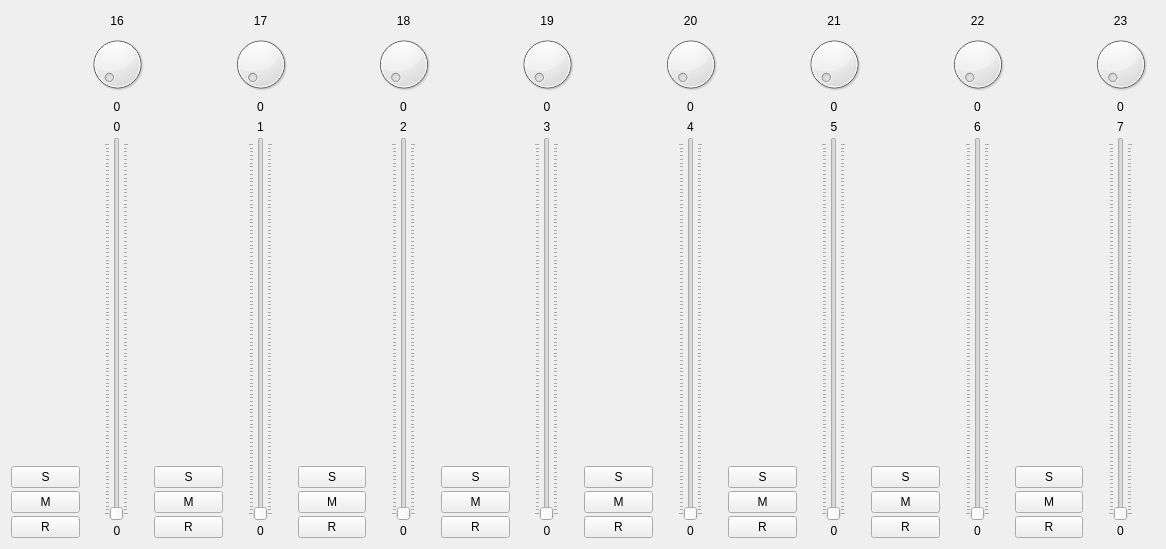
<?xml version="1.0" encoding="UTF-8"?>
<ui version="4.0">
 <class>Form</class>
 <widget class="QWidget" name="Form">
  <property name="enabled">
   <bool>true</bool>
  </property>
  <property name="geometry">
   <rect>
    <x>0</x>
    <y>0</y>
    <width>1166</width>
    <height>549</height>
   </rect>
  </property>
  <property name="windowTitle">
   <string>Form</string>
  </property>
  <layout class="QGridLayout" name="gridLayout">
   <item row="0" column="0">
    <layout class="QVBoxLayout" name="verticalLayout_25" stretch="0">
     <property name="sizeConstraint">
      <enum>QLayout::SetDefaultConstraint</enum>
     </property>
     <item>
      <layout class="QHBoxLayout" name="horizontalLayout" stretch="0,0,0,0,0,0,0,0,0,0,0,0,0,0,0,0">
       <property name="spacing">
        <number>3</number>
       </property>
       <property name="sizeConstraint">
        <enum>QLayout::SetNoConstraint</enum>
       </property>
       <item>
        <layout class="QVBoxLayout" name="verticalLayout_10">
         <item>
          <spacer name="verticalSpacer_4">
           <property name="orientation">
            <enum>Qt::Vertical</enum>
           </property>
           <property name="sizeType">
            <enum>QSizePolicy::Expanding</enum>
           </property>
           <property name="sizeHint" stdset="0">
            <size>
             <width>20</width>
             <height>40</height>
            </size>
           </property>
          </spacer>
         </item>
         <item>
          <widget class="QPushButton" name="S_Button_0">
           <property name="sizePolicy">
            <sizepolicy hsizetype="MinimumExpanding" vsizetype="Fixed">
             <horstretch>0</horstretch>
             <verstretch>0</verstretch>
            </sizepolicy>
           </property>
           <property name="minimumSize">
            <size>
             <width>2</width>
             <height>0</height>
            </size>
           </property>
           <property name="text">
            <string>S</string>
           </property>
           <property name="checkable">
            <bool>true</bool>
           </property>
          </widget>
         </item>
         <item>
          <widget class="QPushButton" name="M_Button_0">
           <property name="sizePolicy">
            <sizepolicy hsizetype="MinimumExpanding" vsizetype="Fixed">
             <horstretch>0</horstretch>
             <verstretch>0</verstretch>
            </sizepolicy>
           </property>
           <property name="minimumSize">
            <size>
             <width>2</width>
             <height>0</height>
            </size>
           </property>
           <property name="text">
            <string>M</string>
           </property>
           <property name="checkable">
            <bool>true</bool>
           </property>
          </widget>
         </item>
         <item>
          <widget class="QPushButton" name="R_Button_0">
           <property name="sizePolicy">
            <sizepolicy hsizetype="MinimumExpanding" vsizetype="Fixed">
             <horstretch>0</horstretch>
             <verstretch>0</verstretch>
            </sizepolicy>
           </property>
           <property name="minimumSize">
            <size>
             <width>2</width>
             <height>0</height>
            </size>
           </property>
           <property name="text">
            <string>R</string>
           </property>
           <property name="checkable">
            <bool>true</bool>
           </property>
          </widget>
         </item>
        </layout>
       </item>
       <item>
        <layout class="QVBoxLayout" name="verticalLayout_15">
         <item>
          <widget class="QLabel" name="namelbl_16">
           <property name="sizePolicy">
            <sizepolicy hsizetype="Preferred" vsizetype="Fixed">
             <horstretch>0</horstretch>
             <verstretch>0</verstretch>
            </sizepolicy>
           </property>
           <property name="minimumSize">
            <size>
             <width>0</width>
             <height>20</height>
            </size>
           </property>
           <property name="text">
            <string>16</string>
           </property>
           <property name="alignment">
            <set>Qt::AlignCenter</set>
           </property>
          </widget>
         </item>
         <item>
          <widget class="QDial" name="dial_16">
           <property name="sizePolicy">
            <sizepolicy hsizetype="MinimumExpanding" vsizetype="Maximum">
             <horstretch>0</horstretch>
             <verstretch>60</verstretch>
            </sizepolicy>
           </property>
           <property name="minimumSize">
            <size>
             <width>40</width>
             <height>40</height>
            </size>
           </property>
           <property name="maximumSize">
            <size>
             <width>80</width>
             <height>60</height>
            </size>
           </property>
          </widget>
         </item>
         <item>
          <widget class="QLabel" name="valuelbl_16">
           <property name="sizePolicy">
            <sizepolicy hsizetype="MinimumExpanding" vsizetype="Fixed">
             <horstretch>0</horstretch>
             <verstretch>0</verstretch>
            </sizepolicy>
           </property>
           <property name="minimumSize">
            <size>
             <width>40</width>
             <height>20</height>
            </size>
           </property>
           <property name="text">
            <string>0</string>
           </property>
           <property name="alignment">
            <set>Qt::AlignCenter</set>
           </property>
          </widget>
         </item>
         <item>
          <layout class="QVBoxLayout" name="verticalLayout_16">
           <item>
            <widget class="QLabel" name="namelbl_0">
             <property name="text">
              <string>0</string>
             </property>
             <property name="alignment">
              <set>Qt::AlignCenter</set>
             </property>
            </widget>
           </item>
           <item>
            <layout class="QHBoxLayout" name="horizontalLayout_8">
             <item>
              <widget class="QSlider" name="slider_0">
               <property name="orientation">
                <enum>Qt::Vertical</enum>
               </property>
               <property name="tickPosition">
                <enum>QSlider::TicksBothSides</enum>
               </property>
              </widget>
             </item>
            </layout>
           </item>
           <item>
            <widget class="QLabel" name="valuelbl_0">
             <property name="text">
              <string>0</string>
             </property>
             <property name="alignment">
              <set>Qt::AlignCenter</set>
             </property>
            </widget>
           </item>
          </layout>
         </item>
        </layout>
       </item>
       <item>
        <layout class="QVBoxLayout" name="verticalLayout_10">
         <item>
          <spacer name="verticalSpacer_4">
           <property name="orientation">
            <enum>Qt::Vertical</enum>
           </property>
           <property name="sizeType">
            <enum>QSizePolicy::Expanding</enum>
           </property>
           <property name="sizeHint" stdset="0">
            <size>
             <width>20</width>
             <height>40</height>
            </size>
           </property>
          </spacer>
         </item>
         <item>
          <widget class="QPushButton" name="S_Button_1">
           <property name="sizePolicy">
            <sizepolicy hsizetype="MinimumExpanding" vsizetype="Fixed">
             <horstretch>0</horstretch>
             <verstretch>0</verstretch>
            </sizepolicy>
           </property>
           <property name="minimumSize">
            <size>
             <width>2</width>
             <height>0</height>
            </size>
           </property>
           <property name="text">
            <string>S</string>
           </property>
           <property name="checkable">
            <bool>true</bool>
           </property>
          </widget>
         </item>
                  <item>
          <widget class="QPushButton" name="M_Button_1">
           <property name="sizePolicy">
            <sizepolicy hsizetype="MinimumExpanding" vsizetype="Fixed">
             <horstretch>0</horstretch>
             <verstretch>0</verstretch>
            </sizepolicy>
           </property>
           <property name="minimumSize">
            <size>
             <width>2</width>
             <height>0</height>
            </size>
           </property>
           <property name="text">
            <string>M</string>
           </property>
           <property name="checkable">
            <bool>true</bool>
           </property>
          </widget>
         </item>
         <item>
          <widget class="QPushButton" name="R_Button_1">
           <property name="sizePolicy">
            <sizepolicy hsizetype="MinimumExpanding" vsizetype="Fixed">
             <horstretch>0</horstretch>
             <verstretch>0</verstretch>
            </sizepolicy>
           </property>
           <property name="minimumSize">
            <size>
             <width>2</width>
             <height>0</height>
            </size>
           </property>
           <property name="text">
            <string>R</string>
           </property>
           <property name="checkable">
            <bool>true</bool>
           </property>
          </widget>
         </item>
        </layout>
       </item>
       <item>
        <layout class="QVBoxLayout" name="verticalLayout_0">
         <item>
          <widget class="QLabel" name="namelbl_17">
           <property name="sizePolicy">
            <sizepolicy hsizetype="Preferred" vsizetype="Fixed">
             <horstretch>0</horstretch>
             <verstretch>0</verstretch>
            </sizepolicy>
           </property>
           <property name="minimumSize">
            <size>
             <width>0</width>
             <height>20</height>
            </size>
           </property>
           <property name="text">
            <string>17</string>
           </property>
           <property name="alignment">
            <set>Qt::AlignCenter</set>
           </property>
          </widget>
         </item>
         <item>
          <widget class="QDial" name="dial_17">
           <property name="sizePolicy">
            <sizepolicy hsizetype="MinimumExpanding" vsizetype="Maximum">
             <horstretch>0</horstretch>
             <verstretch>60</verstretch>
            </sizepolicy>
           </property>
           <property name="minimumSize">
            <size>
             <width>40</width>
             <height>40</height>
            </size>
           </property>
           <property name="maximumSize">
            <size>
             <width>80</width>
             <height>60</height>
            </size>
           </property>
          </widget>
         </item>
         <item>
          <widget class="QLabel" name="valuelbl_17">
           <property name="sizePolicy">
            <sizepolicy hsizetype="MinimumExpanding" vsizetype="Fixed">
             <horstretch>0</horstretch>
             <verstretch>0</verstretch>
            </sizepolicy>
           </property>
           <property name="minimumSize">
            <size>
             <width>40</width>
             <height>20</height>
            </size>
           </property>
           <property name="text">
            <string>0</string>
           </property>
           <property name="alignment">
            <set>Qt::AlignCenter</set>
           </property>
          </widget>
         </item>
         <item>
          <layout class="QVBoxLayout" name="verticalLayout_16">
           <item>
            <widget class="QLabel" name="namelbl_1">
             <property name="text">
              <string>1</string>
             </property>
             <property name="alignment">
              <set>Qt::AlignCenter</set>
             </property>
            </widget>
           </item>
           <item>
            <layout class="QHBoxLayout" name="horizontalLayout_8">
             <item>
              <widget class="QSlider" name="slider_1">
               <property name="orientation">
                <enum>Qt::Vertical</enum>
               </property>
               <property name="tickPosition">
                <enum>QSlider::TicksBothSides</enum>
               </property>
              </widget>
             </item>
            </layout>
           </item>
           <item>
            <widget class="QLabel" name="valuelbl_1">
             <property name="text">
              <string>0</string>
             </property>
             <property name="alignment">
              <set>Qt::AlignCenter</set>
             </property>
            </widget>
           </item>
          </layout>
         </item>
        </layout>
       </item>
       <item>
        <layout class="QVBoxLayout" name="verticalLayout_10">
         <item>
          <spacer name="verticalSpacer_4">
           <property name="orientation">
            <enum>Qt::Vertical</enum>
           </property>
           <property name="sizeType">
            <enum>QSizePolicy::Expanding</enum>
           </property>
           <property name="sizeHint" stdset="0">
            <size>
             <width>20</width>
             <height>40</height>
            </size>
           </property>
          </spacer>
         </item>
         <item>
          <widget class="QPushButton" name="S_Button_2">
           <property name="sizePolicy">
            <sizepolicy hsizetype="MinimumExpanding" vsizetype="Fixed">
             <horstretch>0</horstretch>
             <verstretch>0</verstretch>
            </sizepolicy>
           </property>
           <property name="minimumSize">
            <size>
             <width>2</width>
             <height>0</height>
            </size>
           </property>
           <property name="text">
            <string>S</string>
           </property>
           <property name="checkable">
            <bool>true</bool>
           </property>
          </widget>
         </item>
                  <item>
          <widget class="QPushButton" name="M_Button_2">
           <property name="sizePolicy">
            <sizepolicy hsizetype="MinimumExpanding" vsizetype="Fixed">
             <horstretch>0</horstretch>
             <verstretch>0</verstretch>
            </sizepolicy>
           </property>
           <property name="minimumSize">
            <size>
             <width>2</width>
             <height>0</height>
            </size>
           </property>
           <property name="text">
            <string>M</string>
           </property>
           <property name="checkable">
            <bool>true</bool>
           </property>
          </widget>
         </item>
         <item>
          <widget class="QPushButton" name="R_Button_2">
           <property name="sizePolicy">
            <sizepolicy hsizetype="MinimumExpanding" vsizetype="Fixed">
             <horstretch>0</horstretch>
             <verstretch>0</verstretch>
            </sizepolicy>
           </property>
           <property name="minimumSize">
            <size>
             <width>2</width>
             <height>0</height>
            </size>
           </property>
           <property name="text">
            <string>R</string>
           </property>
           <property name="checkable">
            <bool>true</bool>
           </property>
          </widget>
         </item>
        </layout>
       </item>
       <item>
        <layout class="QVBoxLayout" name="verticalLayout_01">
         <item>
          <widget class="QLabel" name="namelbl_18">
           <property name="sizePolicy">
            <sizepolicy hsizetype="Preferred" vsizetype="Fixed">
             <horstretch>0</horstretch>
             <verstretch>0</verstretch>
            </sizepolicy>
           </property>
           <property name="minimumSize">
            <size>
             <width>0</width>
             <height>20</height>
            </size>
           </property>
           <property name="text">
            <string>18</string>
           </property>
           <property name="alignment">
            <set>Qt::AlignCenter</set>
           </property>
          </widget>
         </item>
         <item>
          <widget class="QDial" name="dial_18">
           <property name="sizePolicy">
            <sizepolicy hsizetype="MinimumExpanding" vsizetype="Maximum">
             <horstretch>0</horstretch>
             <verstretch>60</verstretch>
            </sizepolicy>
           </property>
           <property name="minimumSize">
            <size>
             <width>40</width>
             <height>40</height>
            </size>
           </property>
           <property name="maximumSize">
            <size>
             <width>80</width>
             <height>60</height>
            </size>
           </property>
          </widget>
         </item>
         <item>
          <widget class="QLabel" name="valuelbl_18">
           <property name="sizePolicy">
            <sizepolicy hsizetype="MinimumExpanding" vsizetype="Fixed">
             <horstretch>0</horstretch>
             <verstretch>0</verstretch>
            </sizepolicy>
           </property>
           <property name="minimumSize">
            <size>
             <width>40</width>
             <height>20</height>
            </size>
           </property>
           <property name="text">
            <string>0</string>
           </property>
           <property name="alignment">
            <set>Qt::AlignCenter</set>
           </property>
          </widget>
         </item>
         <item>
          <layout class="QVBoxLayout" name="verticalLayout_16">
           <item>
            <widget class="QLabel" name="namelbl_2">
             <property name="text">
              <string>2</string>
             </property>
             <property name="alignment">
              <set>Qt::AlignCenter</set>
             </property>
            </widget>
           </item>
           <item>
            <layout class="QHBoxLayout" name="horizontalLayout_8">
             <item>
              <widget class="QSlider" name="slider_2">
               <property name="orientation">
                <enum>Qt::Vertical</enum>
               </property>
               <property name="tickPosition">
                <enum>QSlider::TicksBothSides</enum>
               </property>
              </widget>
             </item>
            </layout>
           </item>
           <item>
            <widget class="QLabel" name="valuelbl_2">
             <property name="text">
              <string>0</string>
             </property>
             <property name="alignment">
              <set>Qt::AlignCenter</set>
             </property>
            </widget>
           </item>
          </layout>
         </item>
        </layout>
       </item>
       <item>
        <layout class="QVBoxLayout" name="verticalLayout_10">
         <item>
          <spacer name="verticalSpacer_4">
           <property name="orientation">
            <enum>Qt::Vertical</enum>
           </property>
           <property name="sizeType">
            <enum>QSizePolicy::Expanding</enum>
           </property>
           <property name="sizeHint" stdset="0">
            <size>
             <width>20</width>
             <height>40</height>
            </size>
           </property>
          </spacer>
         </item>
         <item>
          <widget class="QPushButton" name="S_Button_3">
           <property name="sizePolicy">
            <sizepolicy hsizetype="MinimumExpanding" vsizetype="Fixed">
             <horstretch>0</horstretch>
             <verstretch>0</verstretch>
            </sizepolicy>
           </property>
           <property name="minimumSize">
            <size>
             <width>2</width>
             <height>0</height>
            </size>
           </property>
           <property name="text">
            <string>S</string>
           </property>
           <property name="checkable">
            <bool>true</bool>
           </property>
          </widget>
         </item>
                  <item>
          <widget class="QPushButton" name="M_Button_3">
           <property name="sizePolicy">
            <sizepolicy hsizetype="MinimumExpanding" vsizetype="Fixed">
             <horstretch>0</horstretch>
             <verstretch>0</verstretch>
            </sizepolicy>
           </property>
           <property name="minimumSize">
            <size>
             <width>2</width>
             <height>0</height>
            </size>
           </property>
           <property name="text">
            <string>M</string>
           </property>
           <property name="checkable">
            <bool>true</bool>
           </property>
          </widget>
         </item>

         <item>
          <widget class="QPushButton" name="R_Button_3">
           <property name="sizePolicy">
            <sizepolicy hsizetype="MinimumExpanding" vsizetype="Fixed">
             <horstretch>0</horstretch>
             <verstretch>0</verstretch>
            </sizepolicy>
           </property>
           <property name="minimumSize">
            <size>
             <width>2</width>
             <height>0</height>
            </size>
           </property>
           <property name="text">
            <string>R</string>
           </property>
           <property name="checkable">
            <bool>true</bool>
           </property>
          </widget>
         </item>
        </layout>
       </item>
       <item>
        <layout class="QVBoxLayout" name="verticalLayout_15">
         <item>
          <widget class="QLabel" name="namelbl_19">
           <property name="sizePolicy">
            <sizepolicy hsizetype="Preferred" vsizetype="Fixed">
             <horstretch>0</horstretch>
             <verstretch>0</verstretch>
            </sizepolicy>
           </property>
           <property name="minimumSize">
            <size>
             <width>0</width>
             <height>20</height>
            </size>
           </property>
           <property name="text">
            <string>19</string>
           </property>
           <property name="alignment">
            <set>Qt::AlignCenter</set>
           </property>
          </widget>
         </item>
         <item>
          <widget class="QDial" name="dial_19">
           <property name="sizePolicy">
            <sizepolicy hsizetype="MinimumExpanding" vsizetype="Maximum">
             <horstretch>0</horstretch>
             <verstretch>60</verstretch>
            </sizepolicy>
           </property>
           <property name="minimumSize">
            <size>
             <width>40</width>
             <height>40</height>
            </size>
           </property>
           <property name="maximumSize">
            <size>
             <width>80</width>
             <height>60</height>
            </size>
           </property>
          </widget>
         </item>
         <item>
          <widget class="QLabel" name="valuelbl_19">
           <property name="sizePolicy">
            <sizepolicy hsizetype="MinimumExpanding" vsizetype="Fixed">
             <horstretch>0</horstretch>
             <verstretch>0</verstretch>
            </sizepolicy>
           </property>
           <property name="minimumSize">
            <size>
             <width>40</width>
             <height>20</height>
            </size>
           </property>
           <property name="text">
            <string>0</string>
           </property>
           <property name="alignment">
            <set>Qt::AlignCenter</set>
           </property>
          </widget>
         </item>
         <item>
          <layout class="QVBoxLayout" name="verticalLayout_16">
           <item>
            <widget class="QLabel" name="namelbl_3">
             <property name="text">
              <string>3</string>
             </property>
             <property name="alignment">
              <set>Qt::AlignCenter</set>
             </property>
            </widget>
           </item>
           <item>
            <layout class="QHBoxLayout" name="horizontalLayout_8">
             <item>
              <widget class="QSlider" name="slider_3">
               <property name="orientation">
                <enum>Qt::Vertical</enum>
               </property>
               <property name="tickPosition">
                <enum>QSlider::TicksBothSides</enum>
               </property>
              </widget>
             </item>
            </layout>
           </item>
           <item>
            <widget class="QLabel" name="valuelbl_3">
             <property name="text">
              <string>0</string>
             </property>
             <property name="alignment">
              <set>Qt::AlignCenter</set>
             </property>
            </widget>
           </item>
          </layout>
         </item>
        </layout>
       </item>
       <item>
        <layout class="QVBoxLayout" name="verticalLayout_10">
         <item>
          <spacer name="verticalSpacer_4">
           <property name="orientation">
            <enum>Qt::Vertical</enum>
           </property>
           <property name="sizeType">
            <enum>QSizePolicy::Expanding</enum>
           </property>
           <property name="sizeHint" stdset="0">
            <size>
             <width>20</width>
             <height>40</height>
            </size>
           </property>
          </spacer>
         </item>

         <item>
          <widget class="QPushButton" name="S_Button_4">
           <property name="sizePolicy">
            <sizepolicy hsizetype="MinimumExpanding" vsizetype="Fixed">
             <horstretch>0</horstretch>
             <verstretch>0</verstretch>
            </sizepolicy>
           </property>
           <property name="minimumSize">
            <size>
             <width>2</width>
             <height>0</height>
            </size>
           </property>
           <property name="text">
            <string>S</string>
           </property>
           <property name="checkable">
            <bool>true</bool>
           </property>
          </widget>
         </item>
         <item>
          <widget class="QPushButton" name="M_Button_4">
           <property name="sizePolicy">
            <sizepolicy hsizetype="MinimumExpanding" vsizetype="Fixed">
             <horstretch>0</horstretch>
             <verstretch>0</verstretch>
            </sizepolicy>
           </property>
           <property name="minimumSize">
            <size>
             <width>2</width>
             <height>0</height>
            </size>
           </property>
           <property name="text">
            <string>M</string>
           </property>
           <property name="checkable">
            <bool>true</bool>
           </property>
          </widget>
         </item>
         <item>
          <widget class="QPushButton" name="R_Button_4">
           <property name="sizePolicy">
            <sizepolicy hsizetype="MinimumExpanding" vsizetype="Fixed">
             <horstretch>0</horstretch>
             <verstretch>0</verstretch>
            </sizepolicy>
           </property>
           <property name="minimumSize">
            <size>
             <width>2</width>
             <height>0</height>
            </size>
           </property>
           <property name="text">
            <string>R</string>
           </property>
           <property name="checkable">
            <bool>true</bool>
           </property>
          </widget>
         </item>
        </layout>
       </item>
       <item>
        <layout class="QVBoxLayout" name="verticalLayout_15">
         <item>
          <widget class="QLabel" name="namelbl_20">
           <property name="sizePolicy">
            <sizepolicy hsizetype="Preferred" vsizetype="Fixed">
             <horstretch>0</horstretch>
             <verstretch>0</verstretch>
            </sizepolicy>
           </property>
           <property name="minimumSize">
            <size>
             <width>0</width>
             <height>20</height>
            </size>
           </property>
           <property name="text">
            <string>20</string>
           </property>
           <property name="alignment">
            <set>Qt::AlignCenter</set>
           </property>
          </widget>
         </item>
         <item>
          <widget class="QDial" name="dial_20">
           <property name="sizePolicy">
            <sizepolicy hsizetype="MinimumExpanding" vsizetype="Maximum">
             <horstretch>0</horstretch>
             <verstretch>60</verstretch>
            </sizepolicy>
           </property>
           <property name="minimumSize">
            <size>
             <width>40</width>
             <height>40</height>
            </size>
           </property>
           <property name="maximumSize">
            <size>
             <width>80</width>
             <height>60</height>
            </size>
           </property>
          </widget>
         </item>
         <item>
          <widget class="QLabel" name="valuelbl_20">
           <property name="sizePolicy">
            <sizepolicy hsizetype="MinimumExpanding" vsizetype="Fixed">
             <horstretch>0</horstretch>
             <verstretch>0</verstretch>
            </sizepolicy>
           </property>
           <property name="minimumSize">
            <size>
             <width>40</width>
             <height>20</height>
            </size>
           </property>
           <property name="text">
            <string>0</string>
           </property>
           <property name="alignment">
            <set>Qt::AlignCenter</set>
           </property>
          </widget>
         </item>
         <item>
          <layout class="QVBoxLayout" name="verticalLayout_16">
           <item>
            <widget class="QLabel" name="namelbl_4">
             <property name="text">
              <string>4</string>
             </property>
             <property name="alignment">
              <set>Qt::AlignCenter</set>
             </property>
            </widget>
           </item>
           <item>
            <layout class="QHBoxLayout" name="horizontalLayout_8">
             <item>
              <widget class="QSlider" name="slider_4">
               <property name="orientation">
                <enum>Qt::Vertical</enum>
               </property>
               <property name="tickPosition">
                <enum>QSlider::TicksBothSides</enum>
               </property>
              </widget>
             </item>
            </layout>
           </item>
           <item>
            <widget class="QLabel" name="valuelbl_4">
             <property name="text">
              <string>0</string>
             </property>
             <property name="alignment">
              <set>Qt::AlignCenter</set>
             </property>
            </widget>
           </item>
          </layout>
         </item>
        </layout>
       </item>
       <item>
        <layout class="QVBoxLayout" name="verticalLayout_10">
         <item>
          <spacer name="verticalSpacer_4">
           <property name="orientation">
            <enum>Qt::Vertical</enum>
           </property>
           <property name="sizeType">
            <enum>QSizePolicy::Expanding</enum>
           </property>
           <property name="sizeHint" stdset="0">
            <size>
             <width>20</width>
             <height>40</height>
            </size>
           </property>
          </spacer>
         </item>
         <item>
          <widget class="QPushButton" name="S_Button_5">
           <property name="sizePolicy">
            <sizepolicy hsizetype="MinimumExpanding" vsizetype="Fixed">
             <horstretch>0</horstretch>
             <verstretch>0</verstretch>
            </sizepolicy>
           </property>
           <property name="minimumSize">
            <size>
             <width>2</width>
             <height>0</height>
            </size>
           </property>
           <property name="text">
            <string>S</string>
           </property>
           <property name="checkable">
            <bool>true</bool>
           </property>
          </widget>
         </item>
         <item>
          <widget class="QPushButton" name="M_Button_5">
           <property name="sizePolicy">
            <sizepolicy hsizetype="MinimumExpanding" vsizetype="Fixed">
             <horstretch>0</horstretch>
             <verstretch>0</verstretch>
            </sizepolicy>
           </property>
           <property name="minimumSize">
            <size>
             <width>2</width>
             <height>0</height>
            </size>
           </property>
           <property name="text">
            <string>M</string>
           </property>
           <property name="checkable">
            <bool>true</bool>
           </property>
          </widget>
         </item>
         <item>
          <widget class="QPushButton" name="R_Button_5">
           <property name="sizePolicy">
            <sizepolicy hsizetype="MinimumExpanding" vsizetype="Fixed">
             <horstretch>0</horstretch>
             <verstretch>0</verstretch>
            </sizepolicy>
           </property>
           <property name="minimumSize">
            <size>
             <width>2</width>
             <height>0</height>
            </size>
           </property>
           <property name="text">
            <string>R</string>
           </property>
           <property name="checkable">
            <bool>true</bool>
           </property>
          </widget>
         </item>
        </layout>
       </item>
       <item>
        <layout class="QVBoxLayout" name="verticalLayout_15">
         <item>
          <widget class="QLabel" name="namelbl_21">
           <property name="sizePolicy">
            <sizepolicy hsizetype="Preferred" vsizetype="Fixed">
             <horstretch>0</horstretch>
             <verstretch>0</verstretch>
            </sizepolicy>
           </property>
           <property name="minimumSize">
            <size>
             <width>0</width>
             <height>20</height>
            </size>
           </property>
           <property name="text">
            <string>21</string>
           </property>
           <property name="alignment">
            <set>Qt::AlignCenter</set>
           </property>
          </widget>
         </item>
         <item>
          <widget class="QDial" name="dial_21">
           <property name="sizePolicy">
            <sizepolicy hsizetype="MinimumExpanding" vsizetype="Maximum">
             <horstretch>0</horstretch>
             <verstretch>60</verstretch>
            </sizepolicy>
           </property>
           <property name="minimumSize">
            <size>
             <width>40</width>
             <height>40</height>
            </size>
           </property>
           <property name="maximumSize">
            <size>
             <width>80</width>
             <height>60</height>
            </size>
           </property>
          </widget>
         </item>
         <item>
          <widget class="QLabel" name="valuelbl_21">
           <property name="sizePolicy">
            <sizepolicy hsizetype="MinimumExpanding" vsizetype="Fixed">
             <horstretch>0</horstretch>
             <verstretch>0</verstretch>
            </sizepolicy>
           </property>
           <property name="minimumSize">
            <size>
             <width>40</width>
             <height>20</height>
            </size>
           </property>
           <property name="text">
            <string>0</string>
           </property>
           <property name="alignment">
            <set>Qt::AlignCenter</set>
           </property>
          </widget>
         </item>
         <item>
          <layout class="QVBoxLayout" name="verticalLayout_16">
           <item>
            <widget class="QLabel" name="namelbl_5">
             <property name="text">
              <string>5</string>
             </property>
             <property name="alignment">
              <set>Qt::AlignCenter</set>
             </property>
            </widget>
           </item>
           <item>
            <layout class="QHBoxLayout" name="horizontalLayout_8">
             <item>
              <widget class="QSlider" name="slider_5">
               <property name="orientation">
                <enum>Qt::Vertical</enum>
               </property>
               <property name="tickPosition">
                <enum>QSlider::TicksBothSides</enum>
               </property>
              </widget>
             </item>
            </layout>
           </item>
           <item>
            <widget class="QLabel" name="valuelbl_5">
             <property name="text">
              <string>0</string>
             </property>
             <property name="alignment">
              <set>Qt::AlignCenter</set>
             </property>
            </widget>
           </item>
          </layout>
         </item>
        </layout>
       </item>
       <item>
        <layout class="QVBoxLayout" name="verticalLayout_10">
         <item>
          <spacer name="verticalSpacer_4">
           <property name="orientation">
            <enum>Qt::Vertical</enum>
           </property>
           <property name="sizeType">
            <enum>QSizePolicy::Expanding</enum>
           </property>
           <property name="sizeHint" stdset="0">
            <size>
             <width>20</width>
             <height>40</height>
            </size>
           </property>
          </spacer>
         </item>
         <item>
          <widget class="QPushButton" name="S_Button_6">
           <property name="sizePolicy">
            <sizepolicy hsizetype="MinimumExpanding" vsizetype="Fixed">
             <horstretch>0</horstretch>
             <verstretch>0</verstretch>
            </sizepolicy>
           </property>
           <property name="minimumSize">
            <size>
             <width>2</width>
             <height>0</height>
            </size>
           </property>
           <property name="text">
            <string>S</string>
           </property>
           <property name="checkable">
            <bool>true</bool>
           </property>
          </widget>
         </item>
         <item>
          <widget class="QPushButton" name="M_Button_6">
           <property name="sizePolicy">
            <sizepolicy hsizetype="MinimumExpanding" vsizetype="Fixed">
             <horstretch>0</horstretch>
             <verstretch>0</verstretch>
            </sizepolicy>
           </property>
           <property name="minimumSize">
            <size>
             <width>2</width>
             <height>0</height>
            </size>
           </property>
           <property name="text">
            <string>M</string>
           </property>
           <property name="checkable">
            <bool>true</bool>
           </property>
          </widget>
         </item>
         <item>
          <widget class="QPushButton" name="R_Button_6">
           <property name="sizePolicy">
            <sizepolicy hsizetype="MinimumExpanding" vsizetype="Fixed">
             <horstretch>0</horstretch>
             <verstretch>0</verstretch>
            </sizepolicy>
           </property>
           <property name="minimumSize">
            <size>
             <width>2</width>
             <height>0</height>
            </size>
           </property>
           <property name="text">
            <string>R</string>
           </property>
           <property name="checkable">
            <bool>true</bool>
           </property>
          </widget>
         </item>
        </layout>
       </item>
       <item>
        <layout class="QVBoxLayout" name="verticalLayout_15">
         <item>
          <widget class="QLabel" name="namelbl_22">
           <property name="sizePolicy">
            <sizepolicy hsizetype="Preferred" vsizetype="Fixed">
             <horstretch>0</horstretch>
             <verstretch>0</verstretch>
            </sizepolicy>
           </property>
           <property name="minimumSize">
            <size>
             <width>0</width>
             <height>20</height>
            </size>
           </property>
           <property name="text">
            <string>22</string>
           </property>
           <property name="alignment">
            <set>Qt::AlignCenter</set>
           </property>
          </widget>
         </item>
         <item>
          <widget class="QDial" name="dial_22">
           <property name="sizePolicy">
            <sizepolicy hsizetype="MinimumExpanding" vsizetype="Maximum">
             <horstretch>0</horstretch>
             <verstretch>60</verstretch>
            </sizepolicy>
           </property>
           <property name="minimumSize">
            <size>
             <width>40</width>
             <height>40</height>
            </size>
           </property>
           <property name="maximumSize">
            <size>
             <width>80</width>
             <height>60</height>
            </size>
           </property>
          </widget>
         </item>
         <item>
          <widget class="QLabel" name="valuelbl_22">
           <property name="sizePolicy">
            <sizepolicy hsizetype="MinimumExpanding" vsizetype="Fixed">
             <horstretch>0</horstretch>
             <verstretch>0</verstretch>
            </sizepolicy>
           </property>
           <property name="minimumSize">
            <size>
             <width>40</width>
             <height>20</height>
            </size>
           </property>
           <property name="text">
            <string>0</string>
           </property>
           <property name="alignment">
            <set>Qt::AlignCenter</set>
           </property>
          </widget>
         </item>
         <item>
          <layout class="QVBoxLayout" name="verticalLayout_16">
           <item>
            <widget class="QLabel" name="namelbl_6">
             <property name="text">
              <string>6</string>
             </property>
             <property name="alignment">
              <set>Qt::AlignCenter</set>
             </property>
            </widget>
           </item>
           <item>
            <layout class="QHBoxLayout" name="horizontalLayout_8">
             <item>
              <widget class="QSlider" name="slider_6">
               <property name="orientation">
                <enum>Qt::Vertical</enum>
               </property>
               <property name="tickPosition">
                <enum>QSlider::TicksBothSides</enum>
               </property>
              </widget>
             </item>
            </layout>
           </item>
           <item>
            <widget class="QLabel" name="valuelbl_6">
             <property name="text">
              <string>0</string>
             </property>
             <property name="alignment">
              <set>Qt::AlignCenter</set>
             </property>
            </widget>
           </item>
          </layout>
         </item>
        </layout>
       </item>
       <item>
        <layout class="QVBoxLayout" name="verticalLayout_10">
         <item>
          <spacer name="verticalSpacer_4">
           <property name="orientation">
            <enum>Qt::Vertical</enum>
           </property>
           <property name="sizeType">
            <enum>QSizePolicy::Expanding</enum>
           </property>
           <property name="sizeHint" stdset="0">
            <size>
             <width>20</width>
             <height>40</height>
            </size>
           </property>
          </spacer>
         </item>
         <item>
          <widget class="QPushButton" name="S_Button_7">
           <property name="sizePolicy">
            <sizepolicy hsizetype="MinimumExpanding" vsizetype="Fixed">
             <horstretch>0</horstretch>
             <verstretch>0</verstretch>
            </sizepolicy>
           </property>
           <property name="minimumSize">
            <size>
             <width>2</width>
             <height>0</height>
            </size>
           </property>
           <property name="text">
            <string>S</string>
           </property>
           <property name="checkable">
            <bool>true</bool>
           </property>
          </widget>
         </item>
         <item>
          <widget class="QPushButton" name="M_Button_7">
           <property name="sizePolicy">
            <sizepolicy hsizetype="MinimumExpanding" vsizetype="Fixed">
             <horstretch>0</horstretch>
             <verstretch>0</verstretch>
            </sizepolicy>
           </property>
           <property name="minimumSize">
            <size>
             <width>2</width>
             <height>0</height>
            </size>
           </property>
           <property name="text">
            <string>M</string>
           </property>
           <property name="checkable">
            <bool>true</bool>
           </property>
          </widget>
         </item>
         <item>
          <widget class="QPushButton" name="R_Button_7">
           <property name="sizePolicy">
            <sizepolicy hsizetype="MinimumExpanding" vsizetype="Fixed">
             <horstretch>0</horstretch>
             <verstretch>0</verstretch>
            </sizepolicy>
           </property>
           <property name="minimumSize">
            <size>
             <width>2</width>
             <height>0</height>
            </size>
           </property>
           <property name="text">
            <string>R</string>
           </property>
           <property name="checkable">
            <bool>true</bool>
           </property>
          </widget>
         </item>
        </layout>
       </item>
       <item>
        <layout class="QVBoxLayout" name="verticalLayout_15">
         <item>
          <widget class="QLabel" name="namelbl_23">
           <property name="sizePolicy">
            <sizepolicy hsizetype="Preferred" vsizetype="Fixed">
             <horstretch>0</horstretch>
             <verstretch>0</verstretch>
            </sizepolicy>
           </property>
           <property name="minimumSize">
            <size>
             <width>0</width>
             <height>20</height>
            </size>
           </property>
           <property name="text">
            <string>23</string>
           </property>
           <property name="alignment">
            <set>Qt::AlignCenter</set>
           </property>
          </widget>
         </item>
         <item>
          <widget class="QDial" name="dial_23">
           <property name="sizePolicy">
            <sizepolicy hsizetype="MinimumExpanding" vsizetype="Maximum">
             <horstretch>0</horstretch>
             <verstretch>60</verstretch>
            </sizepolicy>
           </property>
           <property name="minimumSize">
            <size>
             <width>40</width>
             <height>40</height>
            </size>
           </property>
           <property name="maximumSize">
            <size>
             <width>80</width>
             <height>60</height>
            </size>
           </property>
          </widget>
         </item>
         <item>
          <widget class="QLabel" name="valuelbl_23">
           <property name="sizePolicy">
            <sizepolicy hsizetype="MinimumExpanding" vsizetype="Fixed">
             <horstretch>0</horstretch>
             <verstretch>0</verstretch>
            </sizepolicy>
           </property>
           <property name="minimumSize">
            <size>
             <width>40</width>
             <height>20</height>
            </size>
           </property>
           <property name="text">
            <string>0</string>
           </property>
           <property name="alignment">
            <set>Qt::AlignCenter</set>
           </property>
          </widget>
         </item>
         <item>
          <layout class="QVBoxLayout" name="verticalLayout_16">
           <item>
            <widget class="QLabel" name="namelbl_7">
             <property name="text">
              <string>7</string>
             </property>
             <property name="alignment">
              <set>Qt::AlignCenter</set>
             </property>
            </widget>
           </item>
           <item>
            <layout class="QHBoxLayout" name="horizontalLayout_8">
             <item>
              <widget class="QSlider" name="slider_7">
               <property name="orientation">
                <enum>Qt::Vertical</enum>
               </property>
               <property name="tickPosition">
                <enum>QSlider::TicksBothSides</enum>
               </property>
              </widget>
             </item>
            </layout>
           </item>
           <item>
            <widget class="QLabel" name="valuelbl_7">
             <property name="text">
              <string>0</string>
             </property>
             <property name="alignment">
              <set>Qt::AlignCenter</set>
             </property>
            </widget>
           </item>
          </layout>
         </item>
        </layout>
       </item>
      </layout>
     </item>
    </layout>
   </item>
  </layout>
 </widget>
 <resources/>
 <connections/>
</ui>
